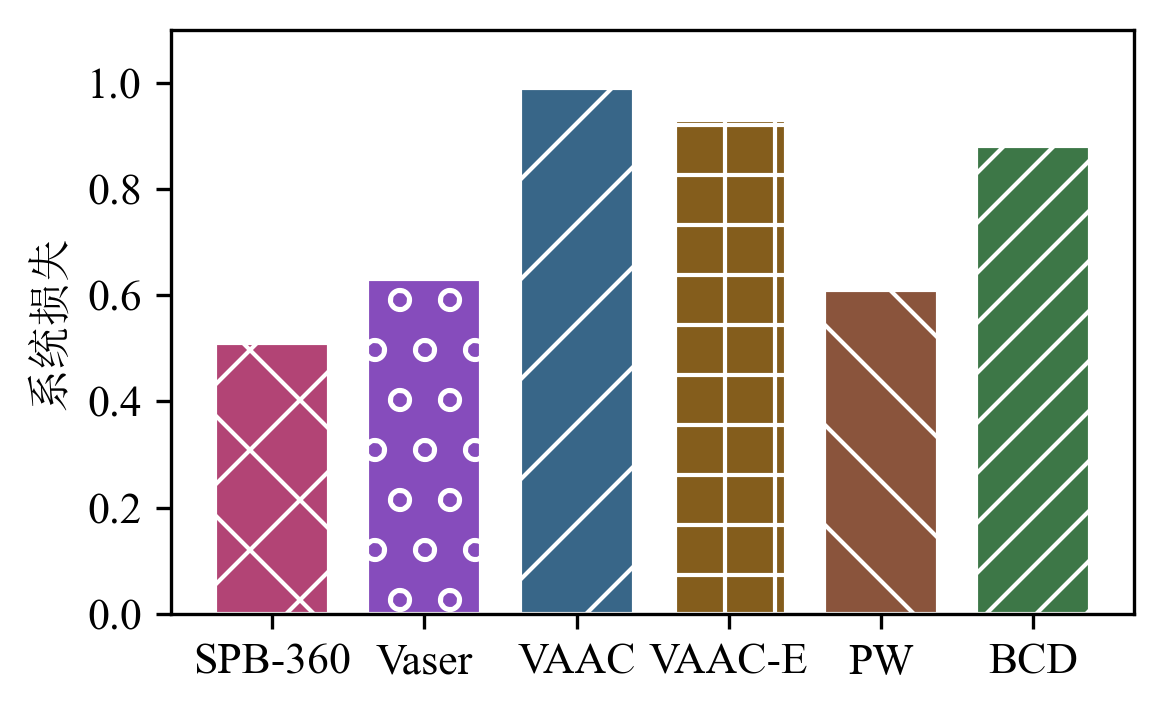

Recreate this plot in Python.
import matplotlib.pyplot as plt
import numpy as np
from matplotlib import rcParams

plt.rcParams["font.family"] = ["Times New Roman", "SimSun"]


def format_draw_histogram(
        labels,
        data,
        x_label_name,
        y_label_name,
        ylim,
        save_path,
        colors,
        hatch_patterns,
        font_size=10.5,
        figsize=(4, 2.5),
        bar_width=0.75,
        dpi=300,
        hatch_density=1,
        hatch_linewidth=1
):
    plt.rcParams['hatch.linewidth'] = hatch_linewidth
    rcParams.update({'font.size': font_size})

    fig, ax = plt.subplots(1, 1, figsize=figsize)
    ax.set_xlabel(x_label_name, fontsize=font_size)
    ax.set_ylabel(y_label_name, fontsize=font_size)

    x = np.arange(len(labels))
    ax.tick_params(labelsize=font_size)
    ax.set_xticks(x)
    ax.set_xticklabels(labels)
    ax.set_ylim(ylim)

    for i in range(len(labels)):
        ax.bar(x[i], data[i], bar_width, label=labels[i], edgecolor='white', color=colors[i],
               hatch=hatch_patterns[i] * hatch_density)

    plt.tight_layout()
    plt.savefig(save_path, dpi=dpi, bbox_inches='tight')
    plt.show()


if __name__ == "__main__":
    labels = ['SPB-360', 'Vaser', 'VAAC', 'VAAC-E', 'PW', 'BCD']
    data = [0.51, 0.63, 0.99, 0.93, 0.61, 0.88]
    colors = ['#B24475', '#864CBC', '#386688', '#845D1C', '#8A543C', '#3D7747']
    hatch_patterns = ['x', 'o', '/', '+', '\\', '//']

    format_draw_histogram(
        labels=labels,
        data=data,
        y_label_name='系统损失',
        x_label_name='',
        ylim=(0, 1.1),
        save_path='./system_loss.png',
        colors=colors,
        hatch_patterns=hatch_patterns,
    )
